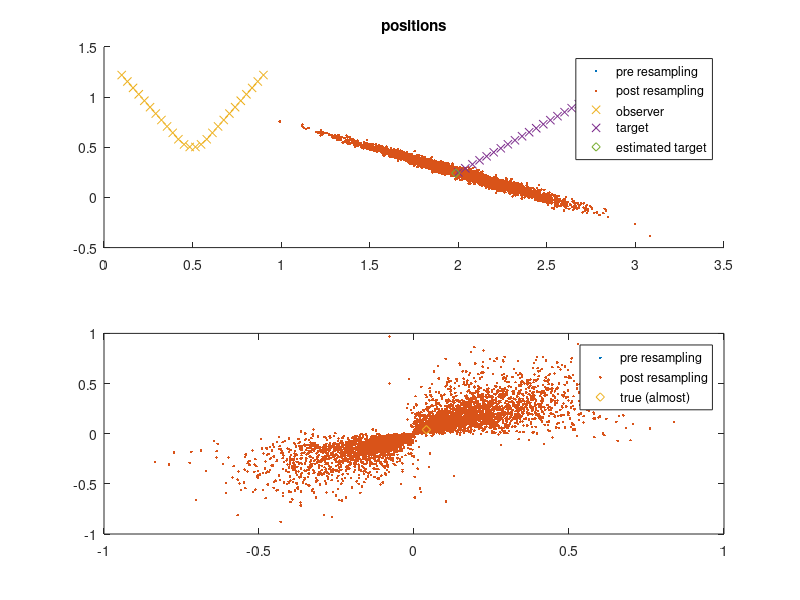
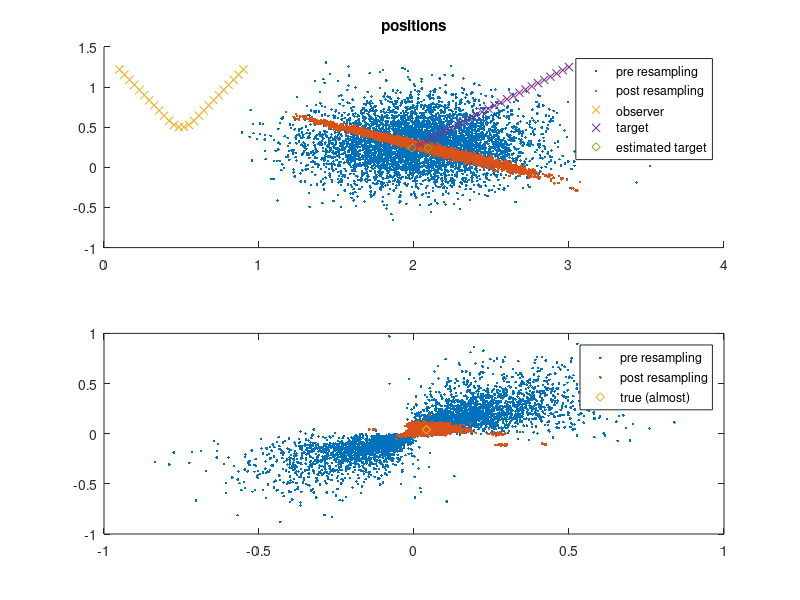
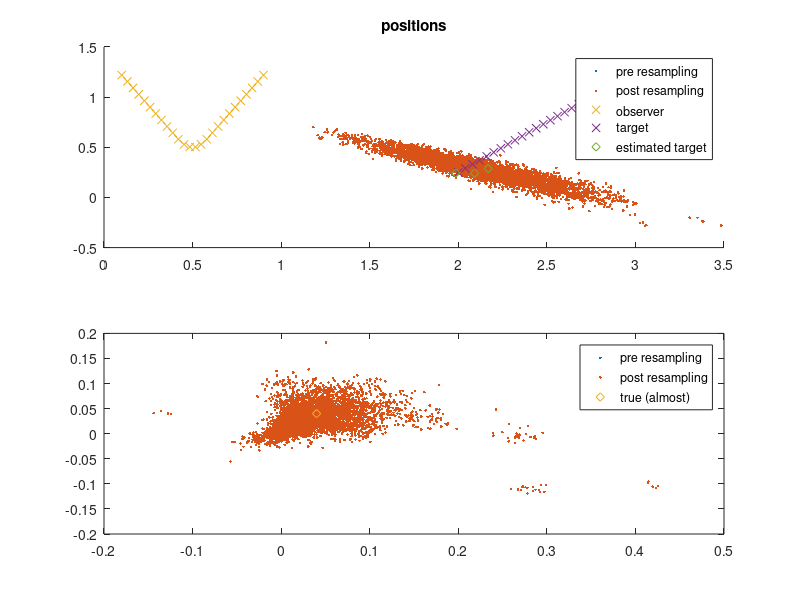
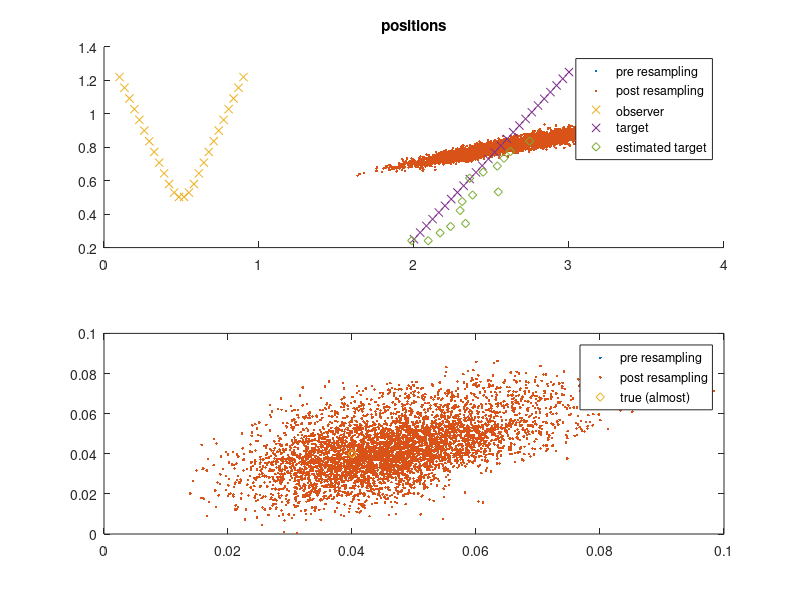

These charts were generated, in order, by the following MATLAB code:
load data.mat
close all;
k_max = 26;

T = 1;
T2 = T^2/2;

Gamma = [T2 0;
         0 T2;
         T 0;
         0 T];

F = [1 0 T 0;
     0 1 0 T;
     0 0 1 0;
     0 0 0 1];

sA = sqrt(1e-6); 
s_r = sqrt(0.1);
s_theta = sqrt(1e-4);
s_speed = sqrt(0.1);
s_course = sqrt(0.1);

n = 5000;
r_init = normrnd(r, s_r, 1, n);
th_init = normrnd(theta, s_theta, 1, n);
speed_init = normrnd(s, s_speed, 1, n);
course_init = normrnd(c, s_course, 1, n);
xt = [...
    observer(1,1) + r_init .* sin(th_init);...
    observer(2, 1) + r_init .* cos(th_init);...
    speed_init .* cos(course_init);
    speed_init .* sin(course_init)];
xt_estimated = zeros(4, k_max);
xt_pre_resampling = zeros(4, n, k_max+1);
xt_post_resampling = zeros(4, n, k_max);
xt_pre_resampling(:,:,1) = xt;
w = ones(1, n)/n;
for t = 1:k_max
    % weights
    xt = xt_pre_resampling(:,:,t);
    est_mes = atan2(xt(1,:) - observer(1,t), xt(2,:) - observer(2,t));
    w = w .* normpdf(measurements(t) - est_mes, 0, s_theta);
    w = w / sum(w);
    % prediction
    xt_estimated(:,t) = xt * w';
    % correction & resampling
    n_eff = 1/sum(w.^2);
    if n_eff < n/3
        fprintf('resample t= %i, n_eff/n = %f\n', t, n_eff/n);
        m = mean(xt, 2);
        xt_c = xt - repmat(m, 1, n);
        S = (repmat(w, 4, 1) .* xt_c) * xt_c';
        A = chol(S, 'lower');
        % h_opt = A(K)N^(-1/(nx+4) whith A(K) = (4/(nx+2))^(1/(nx+4)) and
        % nx = 2
        % Thus A(K) = 1 and h_opt = n^(-1/6)
        h = n^(-1/6);
        sample = randsample(1:n, n, true, w);
        xt_post_resampling(:,:,t) = xt(:,sample) + h * A * normrnd(0, 1, 4, n);
        w = ones(1, n)/n;
    else
        xt_post_resampling(:,:,t) = xt;
    end
    % prediction
    xt_pre_resampling(:,:,t+1) = F*xt_post_resampling(:,:,t) + Gamma*normrnd(0, sA, 2, n);
end

target_velocities = diff([target, 2*target(:,end) - target(:,end-1)]')'/T;

for t = [1, 2, 3, 15, 26]
%if false
    figure('Name', ['k = ', num2str(t)]);
    subplot(2, 1, 1);
    title('positions');
    hold on;
    plot(...
        xt_pre_resampling(1,:,t), xt_pre_resampling(2,:,t), '.',...
        xt_post_resampling(1,:,t), xt_post_resampling(2,:,t), '.');
    plot(observer(1,:), observer(2,:), 'x', target(1,:), target(2,:), 'x');
	plot(xt_estimated(1,1:t), xt_estimated(2,1:t), 'd');
    legend('pre resampling', 'post resampling', 'observer', 'target', 'estimated target');
    subplot(2, 1, 2);
    title('velocities');
    plot(...
        xt_pre_resampling(3,:,t), xt_pre_resampling(4,:,t), '.',...
        xt_post_resampling(3,:,t), xt_post_resampling(4,:,t), '.',...
        target_velocities(1,t), target_velocities(2,t), 'd');
    legend('pre resampling', 'post resampling', 'true (almost)');
end
